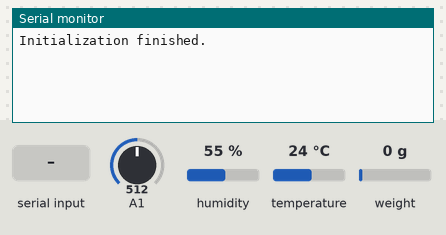
The sketch below on a simulated Arduino Uno, built with avr-gcc and run on an emulated ATmega328P. Shown: the last lines printed to the serial monitor. The test bench sets the inputs (shaded band); at power-on: humidity 55 %, weight on the scale 0 g, A1 = 512, temperature 24 °C. The local clock reads 2024-03-15 10:24:30 at power-on unless the sketch sets it; storage starts empty.

Above: at 3.2 s.
3.3 s: "1" received over Serial
At 4.43 s:
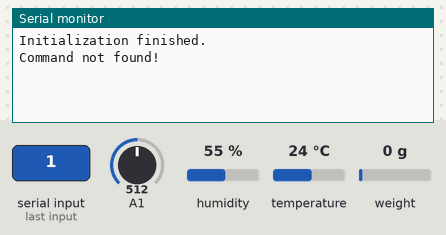
5.9 s: humidity set to 22 %
At 7.1 s:
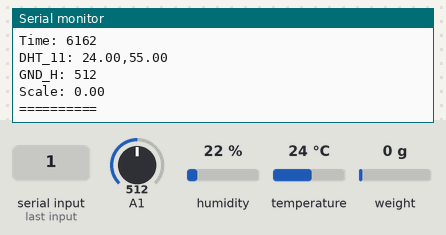
7.4 s: weight on the scale set to 100 g
At 8.7 s:
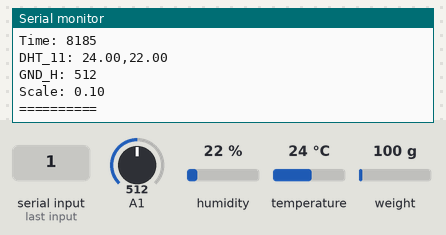
8.9 s: A1 set to 716
At 10.3 s:
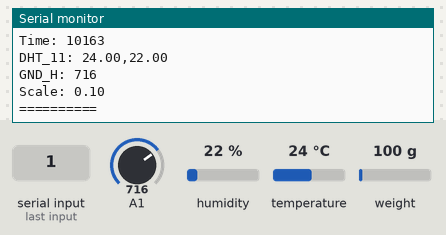
10.4 s: temperature set to 12 °C
11.9 s: "0" received over Serial
At 13.03 s:
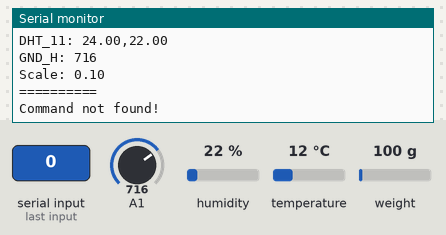
Timing chart, 0 to 14.4 s (numbered marks = the images above; inputs shaded):
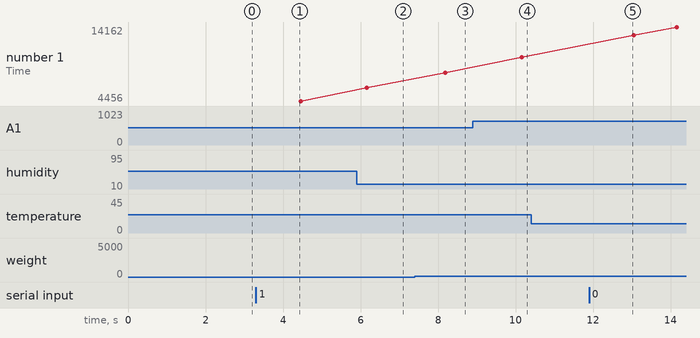

The sketch:

Arduino-DataLogger.ino
```cpp
/*
 Name:		Arduino_DataLogger.ino
 Created:	2020/4/19 17:56:51
 Author:	qinbi
*/
#include "ArduinoDataLoggerUtils.hpp"

using namespace ArduinoDataLogger;
using namespace ArduinoDataLogger::Default;
using namespace ArduinoDataLogger::Utils;

constexpr uint8_t MAX_SENSOR_NUM = 3U;
SensorManagerClass<MAX_SENSOR_NUM> SensorManager(Logger);
SerialConsole<MAX_SENSOR_NUM> Console(SensorManager);

//Name should be less than 8 characters
//Thermistor thermistor("Therm", 3434, 25, 10000, 5110, A0);
DHTSensor sensorDHT("DHT_11", 2, DHT11);
AnalogSensor groundMoisture("GND_H", A1);
LoadCell loadCell("Scale", 6, 5, 128, -100000);

// the setup function runs once when you press reset or power the board
void setup()
{
  Serial.begin(115200);
  //SensorManager.push(thermistor);
  SensorManager.push(sensorDHT);
  SensorManager.push(groundMoisture);
  SensorManager.push(loadCell);
  SensorManager.initialize();
  SensorManager.setup();
  //In Microseconds
  SensorManager.setUpdateClock(2000000);
  Serial.println(F("Initialization finished."));
  SensorManager.startUpdateClock();
}

// the loop function runs over and over again until power down or reset
void loop()
{
	SensorManager.updateOnClockInterrupt(LogAndSerial,MILLISECONDS);
	yield();
}

void serialEvent()
{
  Console.processCommand(Serial.readString());
}
```

AnalogSensor.hpp
```cpp
#pragma once

#include "Sensor.hpp"

namespace ArduinoDataLogger {
	class AnalogSensor :public Sensor<int> {
	protected:
		uint8_t pin;
	public:
		AnalogSensor(const String& name, uint8_t pin) :Sensor(name) {
			this->pin = pin;
			this->onSetup = nullptr;
			this->onUpdate = nullptr;
		}

		virtual void setup() override {
			pinMode(pin, INPUT);
		}

		virtual void update() override {
			this->current = analogRead(this->pin);
		}
	};
}
```

ArduinoDataLoggerUtils.hpp
```cpp
#pragma once

#include "SensorManager.hpp"
#include "SerialConsole.hpp"
#include "AnalogSensor.hpp"
#include <DHT.h>
#include <HX711.h>

namespace ArduinoDataLogger
{
	namespace Utils
	{
		void (*reboot)() = 0;
		constexpr int AnalogInputMax = 1023;
		constexpr int AnalogOutputMax = 255;

		class DataPacket : public Printable
		{
		public:
			virtual size_t printTo(Print &p) const
			{
				return p.print(String(*this));
			}

			virtual operator String() const = 0;
		};

		template <class T, class U>
		class Pair : public DataPacket
		{
		public:
			T first;
			U second;

			Pair(T firstElement, U secondElement) : first(firstElement), second(secondElement)
			{

			}

			Pair() = default;

			operator String() const
			{
				String result;
				result.concat(this->first);
				result.concat(F(","));
				result.concat(this->second);
				return result;
			}
		};

		class Thermistor : public Sensor<float>
		{
		protected:
			double BConstant;
			double ReferenceTemperature;
			double ReferenceResistance;
			float LoadResistance;
			uint8_t Pin;

		public:
			Thermistor(const String &name, double B_constant, double referenceTemperature, double referenceResistance, double loadResistance, uint8_t pin)
				: Sensor<float>(name)
			{
				this->BConstant = B_constant;
				this->ReferenceTemperature = referenceTemperature;
				this->ReferenceResistance = referenceResistance;
				this->LoadResistance = loadResistance;
				this->Pin = pin;
				this->onSetup = nullptr;
				this->onUpdate = nullptr;
			}

			float getTemperatureCached() const
			{
				return this->current;
			}

			virtual void setup() override
			{
				pinMode(this->Pin, INPUT);
			}

			virtual void update() override
			{
				this->current = analogRead(this->Pin) / (float)(AnalogInputMax);
				this->current = (this->current / (1 - this->current)) * (this->LoadResistance);
				this->current = (log(this->current / this->ReferenceResistance) / this->BConstant) + 1 / (this->ReferenceTemperature + 273.15);
				this->current = 1 / this->current;
				this->current -= 273.15;
			}
		};

		class DHTSensor : public Sensor<Pair<float, float>>
		{
		public:
			DHT DHTObject;

			DHTSensor(const String &name, uint8_t pin, int type) : DHTObject(pin, type), Sensor<Pair<float, float>>(name)
			{
				this->onSetup = nullptr;
				this->onUpdate = nullptr;
			}

			virtual void setup() override
			{
				this->DHTObject.begin();
			}

			virtual void update() override
			{
				this->current.first = this->DHTObject.readTemperature();
				this->current.second = this->DHTObject.readHumidity();
			}

			Pair<float, float> getTemperatureAndHumidityCached() const
			{
				return this->current;
			}
		};

		class LoadCell : public Sensor<float> {
		protected:
			uint8_t signalPin;
			uint8_t SCKPin;
			uint8_t gain;
			float scale;
		public:
			HX711 LoadCellObject;

			LoadCell(const String& name, uint8_t pinSIG, uint8_t pinSCK, uint8_t chipGain = 128, float scaleFactor = 1.0f) :Sensor<float>(name), LoadCellObject() {
				this->signalPin = pinSIG;
				this->SCKPin = pinSCK;
				this->gain = chipGain;
				this->onSetup = nullptr;
				this->onUpdate = nullptr;
				this->scale = scaleFactor;
			}

			virtual void setup() override {
				this->LoadCellObject.begin(this->signalPin, this->SCKPin, this->gain);
				if(this->LoadCellObject.is_ready()){
					this->LoadCellObject.tare(20);
					this->LoadCellObject.set_scale(this->scale);
				}
				else{
					Serial.println(F("HX711 not found."));
					while(true);
				}
			}

			virtual void update() override {
				if (this->LoadCellObject.is_ready()) {
					this->current = this->LoadCellObject.get_units();
				}
			}

			float getScaleReadingCached() const {
				return this->current;
			}
		};

	} // namespace Utils
} // namespace ArduinoDataLogger
```

Logger.hpp
```cpp
#pragma once
#include <Arduino.h>
#include "StringDataPacket.hpp"
#include <SD.h>
#include <RTClib.h>

namespace ArduinoDataLogger {

	typedef enum {
		TIMESTAMP,
		MILLISECONDS,
		TIMESPAN
	}TimeLogOption;

	class ILogger {
	public:
		DateTime beginning;
		RTC_DS1307& rtc;
		SDClass& storage;
		ILogger(SDClass& Sd, RTC_DS1307& RTC) :storage(Sd), rtc(RTC), beginning() {	}

		//if you want to set data update event under other conditions, here is an example
		//sensor.handle = app.onAvailable(&Serial, sensor.update);
		//put them in initialize(); and also setInterval in initialize();
		virtual boolean initialize() {
			if (!rtc.begin()) {
				Serial.println(F("RTC not found."));
				while (true);
			}
			if (!storage.begin()) {
				Serial.println(F("Card Initialization Failed."));
				while (true);
			}
			this->beginning = rtc.now();
		}

		void log(const StringDataPacket& data, TimeLogOption opt = MILLISECONDS) const {
			File log = storage.open(data.fileName, FILE_WRITE);
			if (!log) {
				Serial.println(F("File IO Error."));
				return;
			}
			switch (opt)
			{
			case TIMESTAMP:
				if (!rtc.isrunning()) {
					Serial.println(F("RTC not running..."));
					while (true);
				}
				log.print(rtc.now().timestamp());
				break;
      case MILLISECONDS:
        log.print(millis());
        break;
			case TIMESPAN:
				if (!rtc.isrunning()) {
					Serial.println(F("RTC not running..."));
					while (true);
				}
				TimeSpan interval = rtc.now() - this->beginning;
				log.print(interval.days());
				log.print(F(":"));
				log.print(interval.hours());
				log.print(F(":"));
				log.print(interval.minutes());
				log.print(F(":"));
				log.print(interval.seconds());
				break;
			default:
        Serial.println(F("No Such Option."));
				break;
			}
			log.print(F(","));
			log.println(data.measuredValue);
			log.close();
		}
	};

	namespace Default {
		RTC_DS1307 RTC;
		ILogger Logger(SD, RTC);
	}
}
```

Sensor.hpp
```cpp
#pragma once
#include <Arduino.h>
#include "StringDataPacket.hpp"

namespace ArduinoDataLogger
{

	class ISensor : public Printable
	{
	protected:
		String name;

	public:
		ISensor(String Name)
		{
			if (Name.length() > 8)
			{
				Name = Name.substring(0, 8);
			}
			name = Name + F(".log");
		}

		inline String nameNoExtension() const
		{
			return name.substring(0, name.lastIndexOf('.'));
		}

		inline String fileName() const
		{
			return name;
		}

		virtual void setup() = 0;

		virtual void update() = 0;

		virtual bool isTurnedOn() const = 0;

		virtual void turnOn() = 0;

		virtual void turnOff() = 0;

		virtual StringDataPacket toStringPacket() const = 0;
	};

	template <class DataType>
	class Sensor : public ISensor
	{
	protected:
		DataType current;
		bool isWorking;

	public:
		using voidCallback = void (*)(void);
		using updateCallback = DataType (*)(void);

		voidCallback onSetup;
		updateCallback onUpdate;

		Sensor(const String& Name) : ISensor(Name), isWorking(true) { this->current = DataType(); }

		Sensor(const String &Name, voidCallback setupFunction, updateCallback updateFunction) : ISensor(Name), onSetup(setupFunction), onUpdate(updateFunction), isWorking(true) { this->current = DataType(); }

		inline DataType getCurrentData() const
		{
			return current;
		}

		virtual void setup() override
		{
			(this->onSetup)();
		}

		virtual void update() override
		{
			this->current = (this->onUpdate)();
		}

		virtual bool isTurnedOn() const override
		{
			return this->isWorking;
		}

		virtual void turnOn() override
		{
			this->isWorking = true;
		}

		virtual void turnOff() override
		{
			this->isWorking = false;
		}

		virtual StringDataPacket toStringPacket() const override
		{
			return StringDataPacket{this->fileName(), String(this->current)};
		}

		virtual size_t printTo(Print &p) const override
		{
			return p.print(this->nameNoExtension()) + p.print(F(": ")) + p.print(this->current);
		}
	};
} // namespace ArduinoDataLogger
```

SensorManager.hpp
```cpp
#pragma once

#include "Sensor.hpp"
#include "Logger.hpp"
#include <TimerOne.h>

namespace ArduinoDataLogger
{
	typedef enum {
		LogOnly,
		SerialOnly,
		LogAndSerial,
		DoNothing
	}UpdateOption;

	template<uint8_t SIZE>
	class SensorManagerClass {
	protected:
		ILogger& Logger;
		uint8_t InstanceCounter;
		ISensor* SensorCollection[SIZE];
	public:
		static volatile boolean shouldUpdate;

		SensorManagerClass(ILogger& logger) :Logger(logger) {
			InstanceCounter = 0;
		};

		ISensor* getSensor(const String& name) {
			for (uint8_t i = 0; i < SIZE && SensorCollection[i] != nullptr; i++) {
				if (SensorCollection[i]->nameNoExtension() == name) {
					return SensorCollection[i];
				}
				return nullptr;
			}
		}

		template<class T>
		void push(Sensor<T>& sensor) {
			if (InstanceCounter < SIZE) {
				SensorCollection[InstanceCounter] = static_cast<ISensor*>(&sensor);
				InstanceCounter++;
			}
		}

		void initialize() {
			Logger.initialize();
			for (uint8_t i = 0; i < SIZE && SensorCollection[i] != nullptr; i++) {
				if (Logger.storage.exists(SensorCollection[i]->fileName())) {
					Logger.storage.remove(SensorCollection[i]->fileName());
				}
			}
		}

		void setup() const {
			for (uint8_t i = 0; i < SIZE && SensorCollection[i] != nullptr; i++) {
				SensorCollection[i]->setup();
			}
		}

		void setUpdateClock(unsigned long interval) const {
			Timer1.initialize(interval);
		}

		void update() const {
			for (uint8_t i = 0; i < SIZE && SensorCollection[i] != nullptr; i++) {
				if (SensorCollection[i]->isTurnedOn()) {
					SensorCollection[i]->update();
				}
			}
		}

		void log(TimeLogOption opt = MILLISECONDS) const {
			for (uint8_t i = 0; i < SIZE && SensorCollection[i] != nullptr; i++) {
				if (SensorCollection[i]->isTurnedOn()) {
					Logger.log(SensorCollection[i]->toStringPacket(),opt);
				}
			}
		}

		void updateOnClockInterrupt(UpdateOption opt = LogOnly, TimeLogOption timeOpt = MILLISECONDS) const {
			if (shouldUpdate) {
				this->update();
				switch (opt) {
				case LogOnly:
					this->log(timeOpt);
					break;
				case SerialOnly:
					Serial.print(F("Time: "));
					Serial.println(millis());
					for (uint8_t i = 0; i < SIZE && SensorCollection[i] != nullptr; i++) {
						if (SensorCollection[i]->isTurnedOn()) {
							Serial.print(*(SensorCollection[i]));
							Serial.println();
						}
					}
					Serial.println(F("=========="));
					break;
				case LogAndSerial:
					this->log(timeOpt);
					Serial.print(F("Time: "));
					Serial.println(millis());
					for (uint8_t i = 0; i < SIZE && SensorCollection[i] != nullptr; i++) {
						if (SensorCollection[i]->isTurnedOn()) {
							Serial.print(*(SensorCollection[i]));
							Serial.println();
						}
					}
					Serial.println(F("=========="));
					break;
				case DoNothing:
					break;
				}
				shouldUpdate = false;
			}
		}

		void stopUpdateClock() const {
			Timer1.stop();
			shouldUpdate = false;
		}

		void startUpdateClock() const {
			Timer1.attachInterrupt([]() {
				shouldUpdate = true;
				});
			Timer1.resume();
		}

		void resumeUpdateClock() const {
			Timer1.resume();
		}

		constexpr uint8_t capacity() const { return SIZE; }

		inline uint8_t length() const { return InstanceCounter; }
	};

	template<uint8_t SIZE>
	volatile boolean SensorManagerClass<SIZE>::shouldUpdate = false;
}
```

SerialConsole.hpp
```cpp
#pragma once

#include "SensorManager.hpp"

namespace ArduinoDataLogger {
	template<uint8_t N>
	class SerialConsole {
	private:
		SensorManagerClass<N>& Manager;
	public:
		SerialConsole(SensorManagerClass<N>& manager) :Manager(manager) {  }

		void turnOn(const String& name) {
			ISensor* pSensor = this->Manager.getSensor(name);
			if (pSensor) {
				pSensor->turnOn();
				Serial.print(F("Sensor "));
				Serial.print(name);
				Serial.println(F(" turned on."));
			}
			else {
				Serial.println(F("Sensor not found!"));
			}
		}

		void turnOff(const String& name) {
			ISensor* pSensor = this->Manager.getSensor(name);
			if (pSensor) {
				pSensor->turnOff();
				Serial.print(F("Sensor "));
				Serial.print(name);
				Serial.println(F(" turned off."));
			}
			else {
				Serial.println(F("Sensor not found!"));
			}
		}

		void stop() {
			this->Manager.stopUpdateClock();
			Serial.println(F("Sensors stopped."));
		}

		void start() {
			this->Manager.startUpdateClock();
			Serial.println(F("Sensors started."));
		}

		void processCommand(const String& command) {
			if (command == F("stop")) {
				this->stop();
			}
			else if (command == F("start")) {
				this->start();
			}
			else if (command.startsWith(F("turnOn "))) {
				this->turnOn(command.substring(7));
			}
			else if (command.startsWith(F("turnOff"))) {
				this->turnOff(command.substring(7));
			}
			else {
				Serial.println(F("Command not found!"));
			}
		}
	};
}
```

StringDataPacket.hpp
```cpp
#pragma once

#include <Arduino.h>

namespace ArduinoDataLogger {
	class StringDataPacket {
	public:
		String fileName;
		String measuredValue;
	};
}
```

Measured:
- after the input at 3.3 s, the serial monitor: prints a new line after 1.0 s (image 1)
- after the input at 7.4 s, the serial monitor: prints a new line after 0.79 s (image 3)
- after the input at 8.9 s, the serial monitor: prints a new line after 1.3 s (image 4)
- after the input at 11.9 s, the serial monitor: prints a new line after 1.0 s (image 5)
